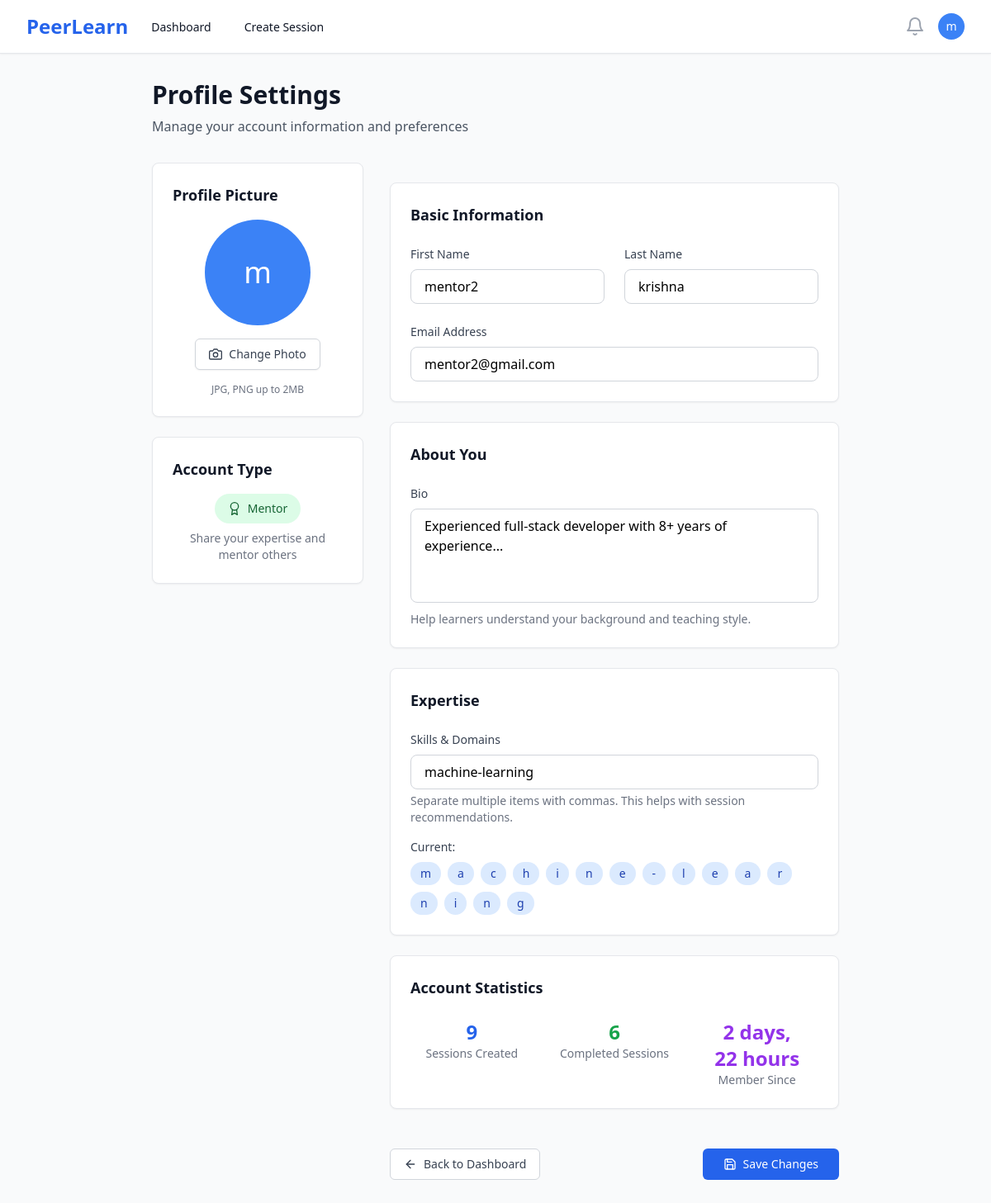
The app's page /profile/ (signed in) with its own data.
### users/models.py (models this page shows, shortened)
class User(AbstractUser):
    ROLE_CHOICES = [
        ('mentor', 'Mentor'),
        ('learner', 'Learner'),
    ]
    id = models.UUIDField(primary_key=True, default=uuid.uuid4, editable=False)
    role = models.CharField(max_length=10, choices=ROLE_CHOICES, default='learner')
    bio = models.TextField(blank=True, null=True)
    skills = models.CharField(max_length=500, blank=True, help_text="Comma-separated skills for recommendation matching")
    interests = models.CharField(max_length=500, blank=True, help_text="Learning interests for AI recommendations")
    domain = models.CharField(max_length=100, blank=True, help_text="Learning domain/field")
    expertise = models.CharField(max_length=100, blank=True, help_text="Primary domain/area of expertise")
    career_goals = models.TextField(blank=True, help_text="Career aspirations for AI guidance")
    profile_image = models.ImageField(upload_to='profiles/', blank=True, null=True)
    created_at = models.DateTimeField(auto_now_add=True)
    location = models.CharField(max_length=100, blank=True)
    website = models.URLField(blank=True)
    social_links = models.JSONField(default=dict, blank=True)  # Store LinkedIn, Twitter, etc.
    is_verified = models.BooleanField(default=False)
    privacy_settings = models.JSONField(default=dict, blank=True)  # Profile visibility settings
    updated_at = models.DateTimeField(auto_now=True)
    @property
    def is_mentor(self):
        return self.role == 'mentor'

### users/views.py (the view, shortened to what this page needs)
# urls.py: path('profile/', views.profile_view, name='profile'),
@login_required
def profile_view(request):
    if request.method == 'POST':
        form = UserProfileForm(request.POST, request.FILES, instance=request.user)
        if form.is_valid():
            form.save()
            messages.success(request, 'Profile updated successfully!')
            return redirect('profile')
    else:
        form = UserProfileForm(instance=request.user)
    if request.user.is_mentor:
        from sessions.models import Session
        completed_sessions_count = Session.objects.filter(
            mentor=request.user,
            status='completed'
        ).count()
        confirmed_bookings_count = 0
    context = {
        'form': form,
        'completed_sessions_count': completed_sessions_count,
        'confirmed_bookings_count': confirmed_bookings_count,
    }
    return render(request, 'profile.html', context)

### templates/profile.html (shortened to what this page needs)
{% extends 'base.html' %}
{% block content %}
<div class="max-w-4xl mx-auto px-4 sm:px-6 lg:px-8 py-8">
    <div class="mb-8">
        <h1 class="text-3xl font-bold text-gray-900">Profile Settings</h1>
        <p class="mt-2 text-gray-600">Manage your account information and preferences</p>
    </div>
    <div class="grid grid-cols-1 lg:grid-cols-3 gap-8">
        <div class="lg:col-span-1">
            <div class="bg-white rounded-lg shadow-sm border border-gray-200 p-6">
                <h2 class="text-lg font-semibold text-gray-900 mb-4">Profile Picture</h2>
                <div class="text-center">
                    {% if user.profile_image %}
                        <img class="h-32 w-32 rounded-full mx-auto mb-4" src="{{ user.profile_image.url }}" alt="Profile picture">
                    {% else %}
                        <div class="h-32 w-32 rounded-full bg-blue-500 flex items-center justify-center mx-auto mb-4">
                            <span class="text-white text-4xl font-medium">{{ user.first_name|first|default:user.username|first }}</span>
                        </div>
                    {% endif %}
                    <div class="mb-4">
                        <label for="profile_image" class="cursor-pointer inline-flex items-center px-4 py-2 border border-gray-300 rounded-md shadow-sm text-sm font-medium text-gray-700 bg-white hover:bg-gray-50 focus:outline-none focus:ring-2 focus:ring-offset-2 focus:ring-blue-500">
                            <i data-feather="camera" class="h-4 w-4 mr-2"></i>
                            Change Photo
                        </label>
                    </div>
                    <p class="text-xs text-gray-500">
                        JPG, PNG up to 2MB
                    </p>
                </div>
            </div>
            <div class="mt-6 bg-white rounded-lg shadow-sm border border-gray-200 p-6">
                <h2 class="text-lg font-semibold text-gray-900 mb-4">Account Type</h2>
                <div class="text-center">
                    <div class="inline-flex items-center px-4 py-2 rounded-full text-sm font-medium
                                {% if user.is_mentor %}bg-green-100 text-green-800{% else %}bg-blue-100 text-blue-800{% endif %}">
                        {% if user.is_mentor %}
                            <i data-feather="award" class="h-4 w-4 mr-2"></i>
                            Mentor
                        {% else %}
                            <i data-feather="book-open" class="h-4 w-4 mr-2"></i>
                            Learner
                        {% endif %}
                    </div>
                    <p class="mt-2 text-sm text-gray-500">
                        {% if user.is_mentor %}
                            Share your expertise and mentor others
                        {% else %}
                            Learn from expert mentors
                        {% endif %}
                    </p>
                </div>
            </div>
        </div>
        <div class="lg:col-span-2">
            <form method="post" enctype="multipart/form-data" class="space-y-6">
                <div class="bg-white rounded-lg shadow-sm border border-gray-200 p-6">
                    <h2 class="text-lg font-semibold text-gray-900 mb-6">Basic Information</h2>
                    <div class="grid grid-cols-1 md:grid-cols-2 gap-6">
                        <div>
                            <label for="{{ form.first_name.id_for_label }}" class="block text-sm font-medium text-gray-700 mb-2">
                                First Name
                            </label>
                            <input type="text"
                                   id="{{ form.first_name.id_for_label }}"
                                   name="{{ form.first_name.name }}"
                                   value="{{ form.first_name.value|default:'' }}"
                                   class="w-full px-4 py-2 border border-gray-300 rounded-lg focus:ring-2 focus:ring-blue-500 focus:border-transparent">
                        </div>
                        <div>
                            <label for="{{ form.last_name.id_for_label }}" class="block text-sm font-medium text-gray-700 mb-2">
                                Last Name
                            </label>
                            <input type="text"
                                   id="{{ form.last_name.id_for_label }}"
                                   name="{{ form.last_name.name }}"
                                   value="{{ form.last_name.value|default:'' }}"
                                   class="w-full px-4 py-2 border border-gray-300 rounded-lg focus:ring-2 focus:ring-blue-500 focus:border-transparent">
                        </div>
                    </div>
                    <div class="mt-6">
                        <label for="{{ form.email.id_for_label }}" class="block text-sm font-medium text-gray-700 mb-2">
                            Email Address
                        </label>
                        <input type="email"
                               id="{{ form.email.id_for_label }}"
                               name="{{ form.email.name }}"
                               value="{{ form.email.value|default:'' }}"
                               class="w-full px-4 py-2 border border-gray-300 rounded-lg focus:ring-2 focus:ring-blue-500 focus:border-transparent">
                    </div>
                </div>
                <div class="bg-white rounded-lg shadow-sm border border-gray-200 p-6">
                    <h2 class="text-lg font-semibold text-gray-900 mb-6">About You</h2>
                    <div>
                        <label for="{{ form.bio.id_for_label }}" class="block text-sm font-medium text-gray-700 mb-2">
                            Bio
                        </label>
                        <textarea id="{{ form.bio.id_for_label }}"
                                  name="{{ form.bio.name }}"
                                  rows="4"
                                  class="w-full px-4 py-2 border border-gray-300 rounded-lg focus:ring-2 focus:ring-blue-500 focus:border-transparent resize-none"
                                  placeholder="Tell others about yourself, your background, and interests...">{{ form.bio.value|default:'' }}</textarea>
                        <p class="mt-1 text-sm text-gray-500">
                            {% if user.is_mentor %}
                                Help learners understand your background and teaching style.
                            {% else %}
                                Share your learning goals and interests.
                            {% endif %}
                        </p>
                    </div>
                </div>
                <div class="bg-white rounded-lg shadow-sm border border-gray-200 p-6">
                    <h2 class="text-lg font-semibold text-gray-900 mb-6">
                        {% if user.is_mentor %}Expertise{% else %}Interests{% endif %}
                    </h2>
                    <div>
                        <label for="{{ form.expertise.id_for_label }}" class="block text-sm font-medium text-gray-700 mb-2">
                            {% if user.is_mentor %}Skills & Domains{% else %}Learning Interests{% endif %}
                        </label>
                        <input type="text"
                               id="{{ form.expertise.id_for_label }}"
                               name="{{ form.expertise.name }}"
                               value="{{ form.expertise.value|default:'' }}"
                               class="w-full px-4 py-2 border border-gray-300 rounded-lg focus:ring-2 focus:ring-blue-500 focus:border-transparent"
                               placeholder="{% if user.is_mentor %}e.g., Python, Machine Learning, Web Development{% else %}e.g., Programming, Data Science, Design{% endif %}">
                        <p class="mt-1 text-sm text-gray-500">
                            Separate multiple items with commas. This helps with session recommendations.
                        </p>
                    </div>
                    {% if user.expertise %}
                    <div class="mt-4">
                        <p class="text-sm font-medium text-gray-700 mb-2">Current:</p>
                        <div class="flex flex-wrap gap-2">
                            {% for item in user.expertise %}
                                <span class="px-3 py-1 text-sm font-medium bg-blue-100 text-blue-800 rounded-full">
                                    {{ item }}
                                </span>
                            {% endfor %}
                        </div>
                    </div>
                    {% endif %}
                </div>
                <div class="bg-white rounded-lg shadow-sm border border-gray-200 p-6">
                    <h2 class="text-lg font-semibold text-gray-900 mb-6">Account Statistics</h2>
                    <div class="grid grid-cols-1 md:grid-cols-3 gap-6">
                        <div class="text-center">
                            <div class="text-2xl font-bold text-blue-600">
                                {% if user.is_mentor %}{{ user.mentor_sessions.count }}{% else %}{{ user.bookings.count }}{% endif %}
                            </div>
                            <div class="text-sm text-gray-500">
                                {% if user.is_mentor %}Sessions Created{% else %}Sessions Attended{% endif %}
                            </div>
                        </div>
                        <div class="text-center">
                            <div class="text-2xl font-bold text-green-600">
                                {% if user.is_mentor %}{{ completed_sessions_count }}{% else %}{{ confirmed_bookings_count }}{% endif %}
                            </div>
                            <div class="text-sm text-gray-500">
                                {% if user.is_mentor %}Completed Sessions{% else %}Confirmed Bookings{% endif %}
                            </div>
                        </div>
                        <div class="text-center">
                            <div class="text-2xl font-bold text-purple-600">{{ user.date_joined|timesince }}</div>
                            <div class="text-sm text-gray-500">Member Since</div>
                        </div>
                    </div>
                </div>
                <div class="flex justify-between pt-6">
                    <a href="{% if user.is_mentor %}{% url 'mentor_dashboard' %}{% else %}{% url 'learner_dashboard' %}{% endif %}"
                       class="inline-flex items-center px-4 py-2 border border-gray-300 text-sm font-medium rounded-md text-gray-700 bg-white hover:bg-gray-50 focus:outline-none focus:ring-2 focus:ring-offset-2 focus:ring-blue-500">
                        <i data-feather="arrow-left" class="h-4 w-4 mr-2"></i>
                        Back to Dashboard
                    </a>
                    <button type="submit"
                            class="inline-flex items-center px-6 py-2 border border-transparent text-sm font-medium rounded-md text-white bg-blue-600 hover:bg-blue-700 focus:outline-none focus:ring-2 focus:ring-offset-2 focus:ring-blue-500">
                        <i data-feather="save" class="h-4 w-4 mr-2"></i>
                        Save Changes
                    </button>
                </div>
            </form>
        </div>
    </div>
</div>
{% endblock %}

### templates/base.html (shortened to what this page needs)
<!DOCTYPE html>
<html lang="en" class="h-full bg-gray-50">
<head>
    <script src="https://cdn.tailwindcss.com"></script>
</head>
<body class="h-full">
    {% if user.is_authenticated %}
    <nav class="bg-white shadow-sm border-b border-gray-200" x-data="{ mobileMenuOpen: false }">
        <div class="max-w-7xl mx-auto px-4 sm:px-6 lg:px-8">
            <div class="flex justify-between h-16">
                <div class="flex">
                    <div class="flex-shrink-0 flex items-center">
                        <a href="{% url 'landing' %}" class="text-2xl font-bold text-blue-600">PeerLearn</a>
                    </div>
                    <div class="hidden sm:ml-6 sm:flex sm:space-x-8">
                        {% if user.is_mentor %}
                            <a href="{% url 'mentor_dashboard' %}" class="border-transparent text-gray-900 hover:text-blue-600 inline-flex items-center px-1 pt-1 border-b-2 text-sm font-medium">
                                Dashboard
                            </a>
                            <a href="{% url 'create_session' %}" class="border-transparent text-gray-900 hover:text-blue-600 inline-flex items-center px-1 pt-1 border-b-2 text-sm font-medium">
                                Create Session
                            </a>
                        {% endif %}
                    </div>
                </div>
                <div class="hidden sm:ml-6 sm:flex sm:items-center">
                    <button type="button" class="bg-white p-1 rounded-full text-gray-400 hover:text-gray-500 focus:outline-none focus:ring-2 focus:ring-offset-2 focus:ring-blue-500">
                        <i data-feather="bell" class="h-6 w-6"></i>
                    </button>
                    <div class="ml-3 relative" x-data="{ open: false }">
                        <div>
                            <button @click="open = !open" type="button" class="bg-white rounded-full flex text-sm focus:outline-none focus:ring-2 focus:ring-offset-2 focus:ring-blue-500" id="user-menu-button">
                                <div class="h-8 w-8 rounded-full bg-blue-500 flex items-center justify-center">
                                    <span class="text-white text-sm font-medium">{{ user.first_name|first|default:user.username|first }}</span>
                                </div>
                            </button>
                        </div>
                    </div>
                </div>
            </div>
        </div>
    </nav>
    {% endif %}
    <main class="{% if user.is_authenticated %}pt-0{% else %}pt-0{% endif %}">
        {% block content %}{% endblock %}
    </main>
</body>
</html>

### records on screen
User: first_name|first "m", first_name "mentor2", last_name "krishna", email "mentor2@gmail.com", bio "Experienced full-stack developer with 8+ years of experience...", expertise "machine-learning", mentor_sessions.count "9", date_joined "2 days, 22 hours"

### other values on screen
{{ item }} "m" "a" "c" "h" "i" "n" "e" "-" "l" "e" "a" "r" "n" "i" "n" "g"
{{ completed_sessions_count }} "6"
